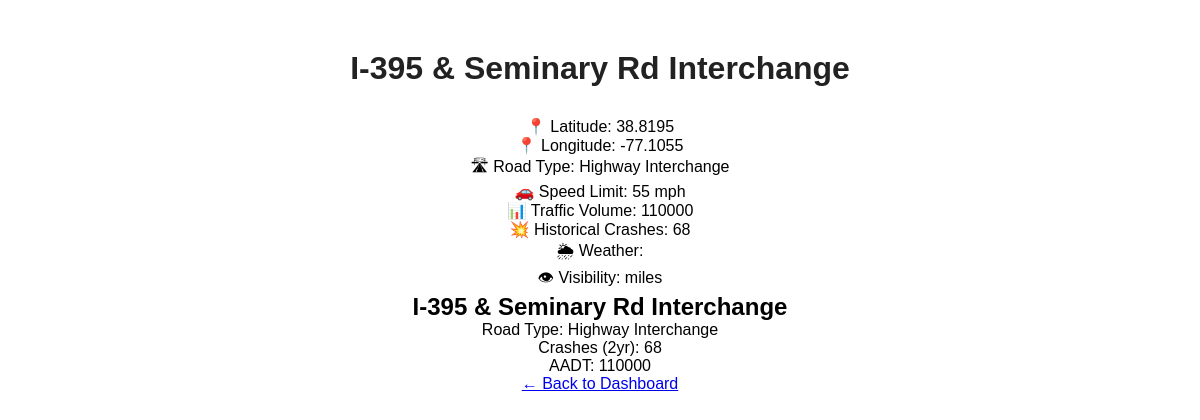
/location/2/ (signed in), run on the app's committed database.
### predictions/models.py (models this page shows, shortened)
class Location(models.Model):
    location_name = models.CharField(max_length=100)
    latitude = models.FloatField()
    longitude = models.FloatField()
    speed_limit = models.IntegerField(default = 25)
    road_type = models.CharField(max_length=50)
    lanes = models.IntegerField(default=2)
    aadt = models.IntegerField(default=0)
    rush_hour = models.CharField(max_length=50, default='8:00 AM - 9:00 AM')
    historical_crashes_2yr = models.IntegerField(default=0)

### website/views.py (the view)
# urls.py: path("location/<int:location_id>/", views.location_detail, name="location_detail"),
@login_required
def location_detail(request, location_id):
    location = get_object_or_404(Location, id=location_id)
    traffic_data = TrafficData.objects.filter(
        location=location
    ).order_by("-recorded_time")[:10]
    weather_data = WeatherData.objects.filter(
        location=location
    ).order_by("-recorded_time")[:10]
    combined_data = []
    for traffic in traffic_data:
        weather = None
        smallest_difference = float("inf")
        for w in weather_data:
            time_diff = abs(
                (traffic.recorded_time - w.recorded_time).total_seconds()
            )
            if time_diff < smallest_difference:
                smallest_difference = time_diff
                weather = w
        if smallest_difference > 300:
            weather = None
        combined_data.append({
            "traffic": traffic,
            "weather": weather,
        })
    return render(
        request,
        "website/location_detail.html",
        {
            "location": location,
            "combined_data": combined_data,
        },
    )

### website/templates/website/location_detail.html (shortened to what this page needs)
{% load static %}
<!DOCTYPE html>
<html lang="en">
<head>
    <link rel="stylesheet" href="{% static 'website/styles.css' %}">
</head>
<body>
<div class="location-detail" style="justify-content: center; align-items: center; display: flex; flex-direction: column; margin-top: 50px;">
    <h1>
        {{ location.location_name }}
    </h1>
    <p>
        📍 Latitude:
        {{ location.latitude }}
    </p>
    <p>
        📍 Longitude:
        {{ location.longitude }}
    </p>
    <p>
        🛣 Road Type:
        {{ location.road_type }}
    </p>
    <p>
        🚗 Speed Limit:
        {{ location.speed_limit }} mph
    </p>
    <p>
        📊 Traffic Volume:
        {{ location.aadt }}
    </p>
    <p>
        💥 Historical Crashes:
        {{ location.historical_crashes_2yr }}
    </p>
    <p>
        🌦 Weather:
    </p>
    <p>
        👁 Visibility:
        {{ location.visibility_miles }} miles
    </p>
    <h2>{{ location.location_name }}</h2>
<p>Road Type: {{ location.road_type }}</p>
<p>Crashes (2yr): {{ location.historical_crashes_2yr }}</p>
<p>AADT: {{ location.aadt }}</p>
    <a href="{% url 'dashboard' %}">
        ← Back to Dashboard
    </a>
</div>
</body>
</html>

### website/static/website/styles.css (style rules this page uses)
* { margin: 0; padding: 0; box-sizing: border-box; font-family: Arial, sans-serif; }
h1 { text-align: center; color: #222; margin-bottom: 30px; }

### data on the page
Location: location_name "I-395 & Seminary Rd Interchange", latitude "38.8195", longitude "-77.1055", road_type "Highway Interchange", speed_limit "55", aadt "110000", historical_crashes_2yr "68"
